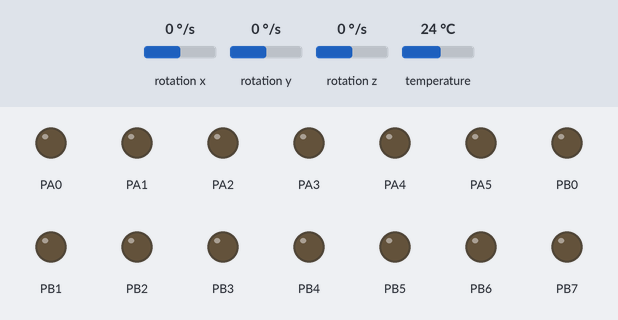
Simulated run of this program. Board: ATmega128, built with avr-gcc and emulated at 16 MHz. Parts: output pins drawn as LEDs (lit = HIGH). Wiring (inferred from the names in the program): MPU-6050 motion sensor at I2C address 0x68. The inputs (shaded band) are chosen by the test bench; at power-on: rotation x 0 °/s, rotation y 0 °/s, rotation z 0 °/s, temperature 24 °C.

Above: at 0.2 s.
At 11.2 s:
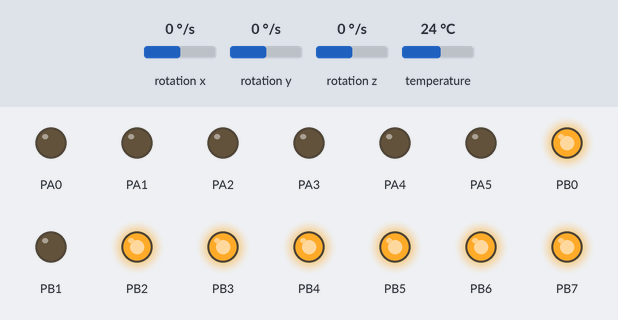
At 11.7 s:
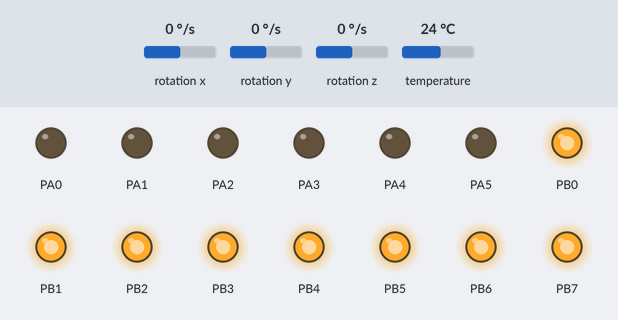
Timing chart, 0 to 13.2 s (numbered marks = the images above):
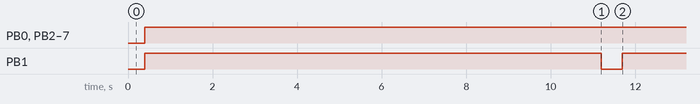

The program:

main.c
```c
/*
 * MPU9150_0927.c
 *
 * Created: 2016-09-27 오후 2:01:01
 * Author : Administrator
 */

#include <util/twi.h>
#include <util/delay.h>
#include <avr/io.h>
#include <avr/interrupt.h>
#include <stdio.h>
#include <string.h>
#include <stdlib.h>
#include <string.h>
#include <math.h>
#include "mpu9150.h"
//#include "i2cmaster.h"

#define PERIOD	10		// ms
#define FS_SEL  65.5
#define AFS_SEL	8192

#define F_CPU 16000000UL
#define BPS  19200 //BPS 19200 설정
#define BAUD ((16000000/16/BPS)-1) // UBRRn 구하기 51

void init_devices(void);
void port_init(void);
void I2C_write(unsigned char slv_addr, unsigned char address, unsigned char byte);
int I2C_read(unsigned char slv_addr, unsigned char regi);

void getRawData();
void convertRawData(void);
int calc2comp(unsigned int data);
void getDegree();

void mpu9150_initialize();

int k = 0;
int n = 0;
int data_adc = 0;
int a = 0;
int b = 0;

int buffer[18];
int ax, ay, az, gx, gy, gz, mx, my, mz,ta = 0; // raw data
int gyro_x, gyro_y, gyro_z = 0; // converted data
int accel_x, accel_y, accel_z = 0; // converted data
int angle_x, angle_y, angle_z = 0;

int dgx = 0, dgy = 0;
unsigned char str1[1000];
unsigned char turn;
int main(void)
{

	init_devices();
	mpu9150_initialize();
	DDRA = 0xff;
	PORTA = 0x00;
	DDRB = 0xff;
	PORTB = 0xff;

	while(1){


		getDegree();
		_delay_ms(20);

		if(turn == 10)
		{
			if((abs(gx)>=1000)||(abs(gy)>=1000)||(abs(gz)>=1000))
			{
				PORTA = 0x01;
				_delay_ms(500);
				PORTA = 0x00;
			}
			if((abs(ta)>=5000))
			{
				PORTB = 0xFE;	//3색 LED 빨강
				_delay_ms(500);
				PORTB = 0xFF;
			}
			else if((abs(ta)>=3000))
			{
				PORTB = 0xFD;	//3색 LED 초록
				_delay_ms(500);
				PORTB = 0xFF;
			}
			else
			{
				PORTB = 0xFB;	//3색 LED 파랑
				_delay_ms(500);
				PORTB = 0xFF;
			}
		}

		turn ++;
	}
	return 0;
}

void init_devices(void)
{

	TWCR = (1<<TWEN);	// TWI Control Reg, TWI Enable
	TWSR = 0x00;		// TWI Status Reg, initialization, prescaler : 1
	TWBR = 0x12;		// TWI Bit Rate Reg, Fscl = 400KHz(Fcpu/(16+2*TWBR*Prescaler) = Fscl)

}

void I2C_write(unsigned char slv_addr, unsigned char address, unsigned char byte)// master
{
	// 시작신호-> 슬레이브 어드레스찾기-> 데이터쓸 위치(슬레이브의 어드레스)-> 쓸데이터
	TWCR = ((1<<TWINT)|(1<<TWSTA)|(1<<TWEN)); // Start
	while(((TWCR & 0x80) == 0x00) || (TWSR & 0xF8) != TW_START);
	_delay_ms(20);

	TWDR = slv_addr;  // 슬레이브 어드레스 입력
	TWCR = ((1<<TWINT)|(1<<TWEN));
	while(((TWCR & 0x80) == 0x00) || (TWSR & 0xF8) != TW_MT_SLA_ACK); // SLA+W transmitted, ACK received
	_delay_ms(20);

	TWDR = address;  // 슬레이브 센서내의 레지스터 어드레스 선택
	TWCR = ((1<<TWINT)|(1<<TWEN));
	while(((TWCR & 0x80) == 0x00) || (TWSR & 0xF8) != TW_MT_DATA_ACK); // data transmitted, ACK received
	_delay_ms(20);

	TWDR = byte;  // 쓰고자 하는 데이터
	TWCR = ((1<<TWINT)|(1<<TWEN));
	while(((TWCR & 0x80) == 0x00) || (TWSR & 0xF8) != TW_MT_DATA_ACK); // data transmitted, ACK received
	_delay_ms(20);

	TWCR = ((1<<TWINT)|(1<<TWSTO)|(1<<TWEN)); // End
	_delay_ms(20);
}
int I2C_read(unsigned char slv_addr, unsigned char regi)  //master
{
	//시작신호-> 슬레이브 어드레스찾기-> 데이터쓸 위치(슬레이브의 어드레스)	-> repeated start -> Master Receive 모드 설정 -> 수신확인 -> stop
	unsigned int result;

	TWCR = ((1<<TWINT)|(1<<TWSTA)|(1<<TWEN)); // Start
	while(((TWCR & 0x80) == 0x00) || (TWSR & 0xF8) != TW_START);
	_delay_ms(20);

	TWDR = slv_addr;  //슬레이브 어드레스 입력?

	TWCR = ((1<<TWINT)|(1<<TWEN));
	while(((TWCR & 0x80) == 0x00) || (TWSR & 0xF8) != TW_MT_SLA_ACK);
	_delay_ms(20);

	TWDR = regi;  // 슬레이브 센서내의 레지스터 어드레스 선택?

	TWCR = ((1<<TWINT)|(1<<TWEN));
	while(((TWCR & 0x80) == 0x00) || (TWSR & 0xF8) != TW_MT_DATA_ACK);
	_delay_ms(20);

	TWCR = ((1<<TWINT)|(1<<TWSTA)|(1<<TWEN)); // repeated start
	while(((TWCR & 0x80) == 0x00) || (TWSR & 0xF8) != TW_REP_START);
	_delay_ms(20);

	TWDR = slv_addr+1; // Master Receiver Mode로 설정
	TWCR = ((1<<TWINT)|(1<<TWEN));
	while(((TWCR & 0x80) == 0x00) || (TWSR & 0xF8) != TW_MR_SLA_ACK); // SLA+R transmitted, ACK received
	_delay_ms(20);

	TWCR = ((1<<TWINT)|(1<<TWEN));
	while(((TWCR & 0x80) == 0x00) || (TWSR & 0xF8) != TW_MR_DATA_NACK); // 데이터 수신확인 신호 없음 수신?
	result = TWDR; //데이터 기록
	_delay_ms(20);

	TWCR = ((1<<TWINT)|(1<<TWSTO)|(1<<TWEN));  // stop
	return result; // 데이터 반환
	_delay_ms(20);
}

void getRawData()
{
	/*// ACCEL
	buffer[0] = I2C_read(SLV_ADDRESS,ACCEL_XOUT_H);
	buffer[1] = I2C_read(SLV_ADDRESS,ACCEL_XOUT_L);
	buffer[2] = I2C_read(SLV_ADDRESS,ACCEL_YOUT_H);
	buffer[3] = I2C_read(SLV_ADDRESS,ACCEL_YOUT_L);
	buffer[4] = I2C_read(SLV_ADDRESS,ACCEL_ZOUT_H);
	buffer[5] = I2C_read(SLV_ADDRESS,ACCEL_ZOUT_L);*/

	//GYRO
	buffer[6] = I2C_read(SLV_ADDRESS,GYRO_XOUT_H);
	buffer[7] = I2C_read(SLV_ADDRESS,GYRO_XOUT_L);
	buffer[8] = I2C_read(SLV_ADDRESS,GYRO_YOUT_H);
	buffer[9] = I2C_read(SLV_ADDRESS,GYRO_YOUT_L);
	buffer[10] = I2C_read(SLV_ADDRESS,GYRO_ZOUT_H);
	buffer[11] = I2C_read(SLV_ADDRESS,GYRO_ZOUT_L);

	buffer[18] = I2C_read(SLV_ADDRESS,TEMP_OUT_H);
	buffer[19] = I2C_read(SLV_ADDRESS,TEMP_OUT_L);


	/*buffer[12] = I2C_read(SLV_ADDRESS,EXT_SENS_DATA_02);
	buffer[13] = I2C_read(SLV_ADDRESS,EXT_SENS_DATA_03);
	buffer[14] = I2C_read(SLV_ADDRESS,EXT_SENS_DATA_04);
	buffer[15] = I2C_read(SLV_ADDRESS,EXT_SENS_DATA_05);
	buffer[16] = I2C_read(SLV_ADDRESS,EXT_SENS_DATA_06);
	buffer[17] = I2C_read(SLV_ADDRESS,EXT_SENS_DATA_07);*/
	//I2C_write(SLV_ADDRESS,INT_PIN_CFG, 0x00);// bypass enable

	ax = (buffer[0] << 8) + buffer[1];
	ay = (buffer[2] << 8) + buffer[3];
	az = (buffer[4] << 8) + buffer[5];
	gx = (buffer[6] << 8) + buffer[7];
	gy = (buffer[8] << 8) + buffer[9];
	gz = (buffer[10] << 8) + buffer[11];
	ta = (buffer[18] << 8) + buffer[19];
	/*mx = (buffer[12] << 8) + buffer[13];
	my = (buffer[14] << 8) + buffer[15];
	mz = (buffer[16] << 8) + buffer[17];*/

}

void convertRawData(void)
{
	// Gyro
	gyro_x = gx/FS_SEL; // 65535/35.5/2 = 923.028
	gyro_y = gy/FS_SEL;
	gyro_z = gz/FS_SEL;

	// Accel
	accel_x = ax;
	accel_y = ay;
	accel_z = az;
}
void getDegree()
{
	getRawData();
	convertRawData();
	angle_x = atan2(accel_x,accel_z)*180/M_PI;
	angle_y = atan2(accel_y,accel_z)*180/M_PI;
}

void mpu9150_initialize()
{
	I2C_write(SLV_ADDRESS,PWR_MGMT_1,0x00);// 0x6b,0x6c 레지스터에 0x00값을 넣어줘야 센서 ON!
	I2C_write(SLV_ADDRESS,PWR_MGMT_2,0x00);
	I2C_write(SLV_ADDRESS,GYRO_CONFIG,0x08);// gyro 설정, 최대 500도/s로 설정
	I2C_write(SLV_ADDRESS,ACCEL_CONFIG,0x08);// accel 설정, 최대 4g 로 설정

	//I2C_write(SLV_ADDRESS,INT_PIN_CFG, 0x02);// bit2 BYPASS_EN 1
	//write_setting(AK8975A_ADDRESS,AK8975A_CNTL,0x0F); // self test


	//
	//delay(10);

	//delay(10);
	//I2C_write(AK8975A_ADDRESS,AK8975A_CNTL,0x01);
	//delay(10);
}
```

mpu9150.h
```c
/*
 * mpu9150.h
 *
 * Created: 2016-09-27 오후 2:08:41
 *  Author: Administrator
 */
// MPU6050 ACC+GYRO

#define SLV_ADDRESS		   0xD0	  // Slave Address
#define SELF_TEST_X        0x0D   // R/W
#define SELF_TEST_Y        0x0E   // R/W
#define SELF_TEST_Z        0x0F   // R/W
#define SELF_TEST_A        0x10   // R/W
#define SMPLRT_DIV         0x19   // R/W
#define CONFIG             0x1A   // R/W
#define GYRO_CONFIG        0x1B   // R/W
#define ACCEL_CONFIG       0x1C   // R/W
#define FF_THR             0x1D   // R/W
#define FF_DUR             0x1E   // R/W
#define MOT_THR            0x1F   // R/W
#define MOT_DUR            0x20   // R/W
#define ZRMOT_THR          0x21   // R/W
#define ZRMOT_DUR          0x22   // R/W
#define FIFO_EN            0x23   // R/W
#define I2C_MST_CTRL       0x24   // R/W
#define I2C_SLV0_ADDR      0x25   // R/W
#define I2C_SLV0_REG       0x26   // R/W
#define I2C_SLV0_CTRL      0x27   // R/W
#define I2C_SLV1_ADDR      0x28   // R/W
#define I2C_SLV1_REG       0x29   // R/W
#define I2C_SLV1_CTRL      0x2A   // R/W
#define I2C_SLV2_ADDR      0x2B   // R/W
#define I2C_SLV2_REG       0x2C   // R/W
#define I2C_SLV2_CTRL      0x2D   // R/W
#define I2C_SLV3_ADDR      0x2E   // R/W
#define I2C_SLV3_REG       0x2F   // R/W
#define I2C_SLV3_CTRL      0x30   // R/W
#define I2C_SLV4_ADDR      0x31   // R/W
#define I2C_SLV4_REG       0x32   // R/W
#define I2C_SLV4_DO        0x33   // R/W
#define I2C_SLV4_CTRL      0x34   // R/W
#define I2C_SLV4_DI        0x35   // R
#define I2C_MST_STATUS     0x36   // R
#define INT_PIN_CFG        0x37   // R/W
#define INT_ENABLE         0x38   // R/W
#define INT_STATUS         0x3A   // R
#define ACCEL_XOUT_H       0x3B   // R
#define ACCEL_XOUT_L       0x3C   // R
#define ACCEL_YOUT_H       0x3D   // R
#define ACCEL_YOUT_L       0x3E   // R
#define ACCEL_ZOUT_H       0x3F   // R
#define ACCEL_ZOUT_L       0x40   // R
#define TEMP_OUT_H         0x41   // R
#define TEMP_OUT_L         0x42   // R
#define GYRO_XOUT_H        0x43   // R
#define GYRO_XOUT_L        0x44   // R
#define GYRO_YOUT_H        0x45   // R
#define GYRO_YOUT_L        0x46   // R
#define GYRO_ZOUT_H        0x47   // R
#define GYRO_ZOUT_L        0x48   // R
#define EXT_SENS_DATA_00   0x49   // R
#define EXT_SENS_DATA_01   0x4A   // R
#define EXT_SENS_DATA_02   0x4B   // R
#define EXT_SENS_DATA_03   0x4C   // R
#define EXT_SENS_DATA_04   0x4D   // R
#define EXT_SENS_DATA_05   0x4E   // R
#define EXT_SENS_DATA_06   0x4F   // R
#define EXT_SENS_DATA_07   0x50   // R
#define EXT_SENS_DATA_08   0x51   // R
#define EXT_SENS_DATA_09   0x52   // R
#define EXT_SENS_DATA_10   0x53   // R
#define EXT_SENS_DATA_11   0x54   // R
#define EXT_SENS_DATA_12   0x55   // R
#define EXT_SENS_DATA_13   0x56   // R
#define EXT_SENS_DATA_14   0x57   // R
#define EXT_SENS_DATA_15   0x58   // R
#define EXT_SENS_DATA_16   0x59   // R
#define EXT_SENS_DATA_17   0x5A   // R
#define EXT_SENS_DATA_18   0x5B   // R
#define EXT_SENS_DATA_19   0x5C   // R
#define EXT_SENS_DATA_20   0x5D   // R
#define EXT_SENS_DATA_21   0x5E   // R
#define EXT_SENS_DATA_22   0x5F   // R
#define EXT_SENS_DATA_23   0x60   // R
#define MOT_DETECT_STATUS  0x61   // R
#define I2C_SLV0_DO        0x63   // R/W
#define I2C_SLV1_DO        0x64   // R/W
#define I2C_SLV2_DO        0x65   // R/W
#define I2C_SLV3_DO        0x66   // R/W
#define I2C_MST_DELAY_CTRL 0x67   // R/W
#define SIGNAL_PATH_RESET  0x68   // R/W
#define MOT_DETECT_CTRL    0x69   // R/W
#define USER_CTRL          0x6A   // R/W
#define PWR_MGMT_1         0x6B   // R/W
#define PWR_MGMT_2         0x6C   // R/W
#define FIFO_COUNTH        0x72   // R/W
#define FIFO_COUNTL        0x73   // R/W
#define FIFO_R_W           0x74   // R/W
#define WHO_AM_I           0x75   // R

//MPU9150 Compass
#define CMPS_XOUT_L        0x4A   // R
#define CMPS_XOUT_H        0x4B   // R
#define CMPS_YOUT_L        0x4C   // R
#define CMPS_YOUT_H        0x4D   // R
#define CMPS_ZOUT_L        0x4E   // R
#define CMPS_ZOUT_H        0x4F   // R

//Magnetometer Registers
//MPU9150_CMPS_ADDRESS
#define WHO_AM_I_AK8975A 0x00 // should return 0x48
#define INFO             0x01
#define AK8975A_ST1      0x02  // data ready status bit 0
#define AK8975A_ADDRESS  0x0C  // bypass address
#define AK8975A_XOUT_L	 0x03  // data
#define AK8975A_XOUT_H	 0x04
#define AK8975A_YOUT_L	 0x05
#define AK8975A_YOUT_H	 0x06
#define AK8975A_ZOUT_L	 0x07
#define AK8975A_ZOUT_H	 0x08
#define AK8975A_ST2      0x09  // Data overflow bit 3 and data read error status bit 2
#define AK8975A_CNTL     0x0A  // Power down (0000), single-measurement (0001), self-test (1000) and Fuse ROM (1111) modes on bits 3:0
//#define AK8975A_ASTC     0x0C  // Self test control
#define AK8975A_ASAX     0x10  // Fuse ROM x-axis sensitivity adjustment value
#define AK8975A_ASAY     0x11  // Fuse ROM y-axis sensitivity adjustment value
#define AK8975A_ASAZ     0x12  // Fuse ROM z-axis sensitivity adjustment value


/*

//MPU9150 Compass
#define MPU9150_CMPS_ADDRESS       0x0C << 1 //cmps address with end write bit
#define CMPS_XOUT_L        0x4A   // R
#define CMPS_XOUT_H        0x4B   // R
#define CMPS_YOUT_L        0x4C   // R
#define CMPS_YOUT_H        0x4D   // R
#define CMPS_ZOUT_L        0x4E   // R
#define CMPS_ZOUT_H        0x4F   // R*/
```

Measured:
- by itself, PB0, PB2–7: LOW → HIGH at 0.40 s
- by itself, PB1: LOW → HIGH at 0.40 s, → LOW 10.8 s later, → HIGH 0.50 s later
